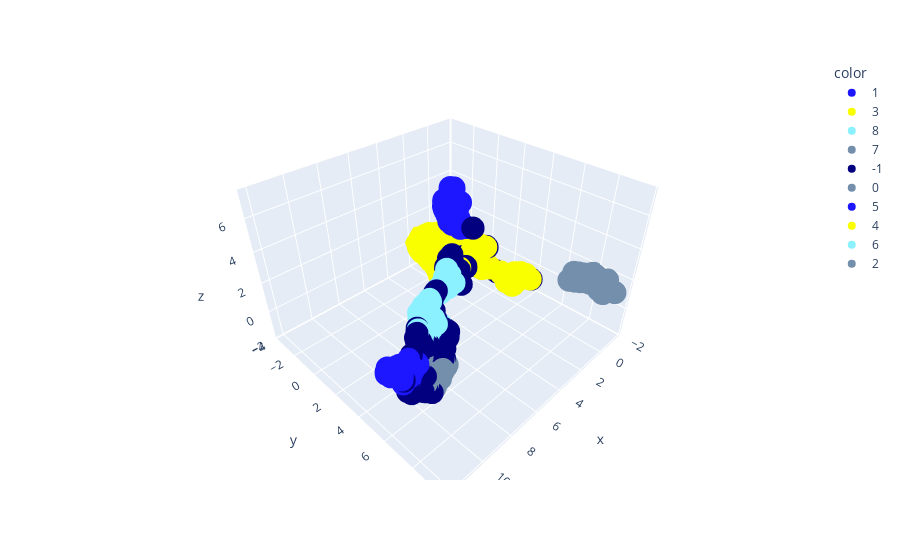

Notebook code cell kept with this figure:
### Code cell
import plotly.express as px
palette = ['#1c17ff', '#faff00', '#8cf1ff', '#738FAB', '#030080', '#738fab']

u = umap_embed
colors = [str(x) for x in clusterer.labels_]

fig = px.scatter_3d(
    x=u[:,0], y=u[:,1], z=u[:,2],
    color=colors,
    color_discrete_sequence=palette
)
fig.update_traces(

)

### Figure 1 — Plotly figure (JSON) as saved in the notebook; plotly's stock layout.template omitted (floating-point values rounded to 4 significant figures; data arrays with more than 128 entries replaced by an {"elided": "..."} marker saying what was removed)
{"data": [{"hovertemplate": "color=1<br>x=%{x}<br>y=%{y}<br>z=%{z}<extra></extra>", "legendgroup": "1", "marker": {"color": "#1c17ff", "symbol": "circle"}, "mode": "markers", "name": "1", "scene": "scene", "showlegend": true, "type": "scatter3d", "x": {"elided": "182 float values"}, "y": {"elided": "182 float values"}, "z": {"elided": "182 float values"}}, {"hovertemplate": "color=3<br>x=%{x}<br>y=%{y}<br>z=%{z}<extra></extra>", "legendgroup": "3", "marker": {"color": "#faff00", "symbol": "circle"}, "mode": "markers", "name": "3", "scene": "scene", "showlegend": true, "type": "scatter3d", "x": {"elided": "851 float values"}, "y": {"elided": "851 float values"}, "z": {"elided": "851 float values"}}, {"hovertemplate": "color=8<br>x=%{x}<br>y=%{y}<br>z=%{z}<extra></extra>", "legendgroup": "8", "marker": {"color": "#8cf1ff", "symbol": "circle"}, "mode": "markers", "name": "8", "scene": "scene", "showlegend": true, "type": "scatter3d", "x": {"elided": "130 float values"}, "y": {"elided": "130 float values"}, "z": {"elided": "130 float values"}}, {"hovertemplate": "color=7<br>x=%{x}<br>y=%{y}<br>z=%{z}<extra></extra>", "legendgroup": "7", "marker": {"color": "#738FAB", "symbol": "circle"}, "mode": "markers", "name": "7", "scene": "scene", "showlegend": true, "type": "scatter3d", "x": {"elided": "172 float values"}, "y": {"elided": "172 float values"}, "z": {"elided": "172 float values"}}, {"hovertemplate": "color=-1<br>x=%{x}<br>y=%{y}<br>z=%{z}<extra></extra>", "legendgroup": "-1", "marker": {"color": "#030080", "symbol": "circle"}, "mode": "markers", "name": "-1", "scene": "scene", "showlegend": true, "type": "scatter3d", "x": {"elided": "267 float values"}, "y": {"elided": "267 float values"}, "z": {"elided": "267 float values"}}, {"hovertemplate": "color=0<br>x=%{x}<br>y=%{y}<br>z=%{z}<extra></extra>", "legendgroup": "0", "marker": {"color": "#738fab", "symbol": "circle"}, "mode": "markers", "name": "0", "scene": "scene", "showlegend": true, "type": "scatter3d", "x": {"elided": "263 float values"}, "y": {"elided": "263 float values"}, "z": {"elided": "263 float values"}}, {"hovertemplate": "color=5<br>x=%{x}<br>y=%{y}<br>z=%{z}<extra></extra>", "legendgroup": "5", "marker": {"color": "#1c17ff", "symbol": "circle"}, "mode": "markers", "name": "5", "scene": "scene", "showlegend": true, "type": "scatter3d", "x": {"elided": "129 float values"}, "y": {"elided": "129 float values"}, "z": {"elided": "129 float values"}}, {"hovertemplate": "color=4<br>x=%{x}<br>y=%{y}<br>z=%{z}<extra></extra>", "legendgroup": "4", "marker": {"color": "#faff00", "symbol": "circle"}, "mode": "markers", "name": "4", "scene": "scene", "showlegend": true, "type": "scatter3d", "x": {"elided": "144 float values"}, "y": {"elided": "144 float values"}, "z": {"elided": "144 float values"}}, {"hovertemplate": "color=6<br>x=%{x}<br>y=%{y}<br>z=%{z}<extra></extra>", "legendgroup": "6", "marker": {"color": "#8cf1ff", "symbol": "circle"}, "mode": "markers", "name": "6", "scene": "scene", "showlegend": true, "type": "scatter3d", "x": [6.547, 6.264, 6.413, 6.357, 6.432, 6.558, 6.229, 6.455, 6.754, 6.032, 6.22, 6.003, 6.556, 6.248, 6.33, 6.641, 6.273, 7.174, 6.532, 6.591, 6.492, 6.105, 7.155, 6.438, 6.298, 6.516, 6.056, 6.42, 6.974, 6.429, 6.13, 6.023, 6.497, 6.148, 6.476, 6.473, 6.49, 6.399, 6.179, 6.655, 6.556, 6.459, 5.957, 6.378, 6.549, 6.095, 6.51, 6.707, 6.826, 6.679, 6.392, 6.519, 6.604, 6.188, 6.347, 6.615], "y": [3.977, 3.944, 4.096, 3.955, 3.925, 3.97, 4.125, 4.202, 4.074, 3.674, 3.901, 3.647, 4.136, 4.106, 3.98, 4.042, 4.064, 4.216, 3.985, 4.127, 4.254, 3.755, 4.216, 3.954, 4.083, 4.121, 4.226, 4.079, 4.16, 4.107, 4.005, 3.682, 3.991, 4.124, 4.093, 4.015, 4.201, 3.914, 4.195, 4.178, 3.995, 4.23, 3.624, 4.189, 3.979, 4.201, 4.002, 4.052, 4.088, 4.174, 3.905, 4.025, 4.192, 4.104, 4.047, 4.056], "z": [3.127, 3.374, 3.241, 3.36, 3.356, 3.098, 3.197, 3.041, 3.068, 3.074, 3.34, 3.556, 3.231, 3.266, 3.326, 3.108, 3.229, 3.251, 3.13, 3.157, 2.974, 3.171, 3.22, 3.323, 3.226, 3.209, 3.034, 3.197, 2.835, 3.265, 3.476, 3.082, 3.182, 3.207, 3.231, 3.152, 3.014, 3.412, 3.103, 3.182, 3.127, 3.074, 3.046, 3.069, 3.142, 3.085, 3.135, 3.232, 3.199, 3.206, 3.443, 3.135, 3.268, 3.274, 3.196, 3.108]}, {"hovertemplate": "color=2<br>x=%{x}<br>y=%{y}<br>z=%{z}<extra></extra>", "legendgroup": "2", "marker": {"color": "#738FAB", "symbol": "circle"}, "mode": "markers", "name": "2", "scene": "scene", "showlegend": true, "type": "scatter3d", "x": [2.36, 2.502, 2.184, 2.227, 2.193, 2.535, 2.501, 2.549, 2.749, 2.55, 2.245, 2.536, 2.195, 2.227, 2.829, 2.546, 2.515, 2.306, 2.341, 2.896, 2.754, 2.333, 2.727, 2.512, 2.421, 2.803, 2.387, 2.306, 2.787, 2.248, 2.536, 2.53, 2.516, 2.54, 2.305, 2.448, 2.749, 2.212, 2.425, 2.782, 2.231, 2.865, 2.624, 2.285, 2.773, 2.455, 2.334, 2.702, 2.333, 2.504, 2.604, 2.817, 2.757, 2.36, 2.251, 2.765, 2.223, 2.575, 2.293, 2.529, 2.762, 2.214, 2.557, 2.522, 2.53], "y": [2.423, 1.935, 2.374, 2.398, 2.368, 1.7, 1.763, 1.702, 2.127, 1.705, 2.184, 1.77, 2.362, 2.384, 2.353, 1.79, 1.702, 1.705, 2.457, 2.394, 2.493, 2.441, 2.52, 1.906, 1.642, 2.432, 2.412, 2.471, 2.854, 1.975, 1.71, 1.672, 1.931, 1.84, 2.454, 1.704, 2.996, 2.378, 1.715, 2.266, 2.405, 2.426, 1.81, 2.462, 2.54, 1.725, 2.439, 2.076, 2.432, 0.745, 1.764, 2.018, 2.559, 1.679, 1.596, 2.0, 2.282, 1.728, 1.642, 1.743, 2.175, 2.368, 1.742, 1.628, 1.682], "z": [1.403, 1.381, 1.327, 1.312, 1.328, 1.473, 1.464, 1.4, 1.691, 1.546, 1.364, 1.383, 1.327, 1.341, 1.592, 1.516, 1.423, 1.344, 1.393, 1.724, 1.704, 1.385, 1.709, 1.379, 1.424, 1.642, 1.429, 1.355, 1.931, 1.346, 1.527, 1.361, 1.385, 1.387, 1.357, 1.419, 1.924, 1.336, 1.388, 1.776, 1.319, 1.668, 1.612, 1.331, 1.822, 1.382, 1.385, 1.664, 1.382, 1.096, 1.595, 1.725, 1.773, 1.364, 1.328, 1.698, 1.349, 1.539, 1.326, 1.488, 1.717, 1.339, 1.519, 1.551, 1.418]}], "layout": {"legend": {"title": {"text": "color"}, "tracegroupgap": 0}, "margin": {"t": 60}, "scene": {"domain": {"x": [0, 1], "y": [0, 1]}, "xaxis": {"title": {"text": "x"}}, "yaxis": {"title": {"text": "y"}}, "zaxis": {"title": {"text": "z"}}}}}
